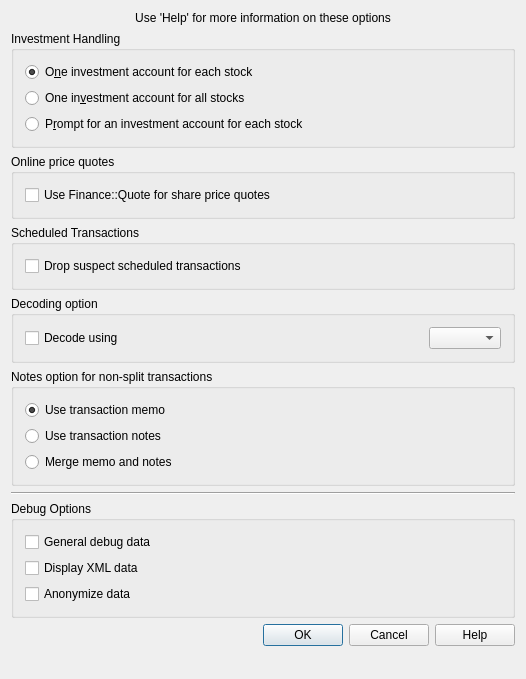
<?xml version="1.0" encoding="UTF-8"?>
<ui version="4.0">
 <class>KGncImportOptionsDlg</class>
 <widget class="QDialog" name="KGncImportOptionsDlg">
  <property name="geometry">
   <rect>
    <x>0</x>
    <y>0</y>
    <width>526</width>
    <height>679</height>
   </rect>
  </property>
  <property name="minimumSize">
   <size>
    <width>526</width>
    <height>679</height>
   </size>
  </property>
  <property name="windowTitle">
   <string>GnuCash Import Options</string>
  </property>
  <layout class="QVBoxLayout" name="verticalLayout_2">
   <item>
    <widget class="QLabel" name="textLabel1">
     <property name="text">
      <string>Use 'Help' for more information on these options</string>
     </property>
     <property name="alignment">
      <set>Qt::AlignCenter</set>
     </property>
     <property name="wordWrap">
      <bool>false</bool>
     </property>
    </widget>
   </item>
   <item>
    <widget class="QGroupBox" name="buttonInvestGroupBox">
     <property name="title">
      <string>Investment Handling</string>
     </property>
     <layout class="QVBoxLayout">
      <item>
       <widget class="QRadioButton" name="radioInvest1">
        <property name="text">
         <string>O&amp;ne investment account for each stock</string>
        </property>
        <property name="checked">
         <bool>true</bool>
        </property>
        <attribute name="buttonGroup">
         <string notr="true">buttonInvestGroup</string>
        </attribute>
       </widget>
      </item>
      <item>
       <widget class="QRadioButton" name="radioInvest2">
        <property name="text">
         <string>One in&amp;vestment account for all stocks</string>
        </property>
        <attribute name="buttonGroup">
         <string notr="true">buttonInvestGroup</string>
        </attribute>
       </widget>
      </item>
      <item>
       <widget class="QRadioButton" name="radioInvest3">
        <property name="text">
         <string>P&amp;rompt for an investment account for each stock</string>
        </property>
        <attribute name="buttonGroup">
         <string notr="true">buttonInvestGroup</string>
        </attribute>
       </widget>
      </item>
     </layout>
    </widget>
   </item>
   <item>
    <widget class="QGroupBox" name="buttonGroupBox5">
     <property name="title">
      <string>Online price quotes</string>
     </property>
     <layout class="QVBoxLayout">
      <item>
       <widget class="QCheckBox" name="checkFinanceQuote">
        <property name="text">
         <string>Use Finance::Quote for share price quotes</string>
        </property>
        <attribute name="buttonGroup">
         <string notr="true">buttonGroup5</string>
        </attribute>
       </widget>
      </item>
     </layout>
    </widget>
   </item>
   <item>
    <widget class="QGroupBox" name="buttonGroupBox2">
     <property name="title">
      <string>Scheduled Transactions</string>
     </property>
     <layout class="QVBoxLayout">
      <item>
       <widget class="QCheckBox" name="checkSchedules">
        <property name="text">
         <string>Drop suspect scheduled transactions</string>
        </property>
        <attribute name="buttonGroup">
         <string notr="true">buttonGroup2</string>
        </attribute>
       </widget>
      </item>
     </layout>
    </widget>
   </item>
   <item>
    <widget class="QGroupBox" name="buttonGroupBox4">
     <property name="title">
      <string>Decoding option</string>
     </property>
     <layout class="QVBoxLayout">
      <item>
       <layout class="QHBoxLayout">
        <property name="spacing">
         <number>0</number>
        </property>
        <property name="leftMargin">
         <number>0</number>
        </property>
        <property name="topMargin">
         <number>0</number>
        </property>
        <property name="rightMargin">
         <number>0</number>
        </property>
        <property name="bottomMargin">
         <number>0</number>
        </property>
        <item>
         <widget class="QCheckBox" name="checkDecode">
          <property name="text">
           <string>Decode using</string>
          </property>
          <attribute name="buttonGroup">
           <string notr="true">buttonGroup4</string>
          </attribute>
         </widget>
        </item>
        <item>
         <spacer name="spacer4">
          <property name="orientation">
           <enum>Qt::Horizontal</enum>
          </property>
          <property name="sizeType">
           <enum>QSizePolicy::Expanding</enum>
          </property>
          <property name="sizeHint" stdset="0">
           <size>
            <width>140</width>
            <height>20</height>
           </size>
          </property>
         </spacer>
        </item>
        <item>
         <widget class="KComboBox" name="comboDecode"/>
        </item>
       </layout>
      </item>
     </layout>
    </widget>
   </item>
   <item>
    <widget class="QGroupBox" name="buttonTxNotesGroupBox">
     <property name="title">
      <string>Notes option for non-split transactions</string>
     </property>
     <layout class="QVBoxLayout" name="verticalLayout">
      <item>
       <widget class="QRadioButton" name="radioTxNotes1">
        <property name="text">
         <string>Use transaction memo</string>
        </property>
        <property name="checked">
         <bool>true</bool>
        </property>
        <attribute name="buttonGroup">
         <string notr="true">buttonTxNotesGroup</string>
        </attribute>
       </widget>
      </item>
      <item>
       <widget class="QRadioButton" name="radioTxNotes2">
        <property name="text">
         <string>Use transaction notes</string>
        </property>
        <attribute name="buttonGroup">
         <string notr="true">buttonTxNotesGroup</string>
        </attribute>
       </widget>
      </item>
      <item>
       <widget class="QRadioButton" name="radioTxNotes3">
        <property name="text">
         <string>Merge memo and notes</string>
        </property>
        <attribute name="buttonGroup">
         <string notr="true">buttonTxNotesGroup</string>
        </attribute>
       </widget>
      </item>
     </layout>
    </widget>
   </item>
   <item>
    <widget class="Line" name="line1">
     <property name="frameShape">
      <enum>QFrame::HLine</enum>
     </property>
     <property name="frameShadow">
      <enum>QFrame::Sunken</enum>
     </property>
    </widget>
   </item>
   <item>
    <widget class="QGroupBox" name="buttonGroupBox3">
     <property name="title">
      <string>Debug Options</string>
     </property>
     <layout class="QVBoxLayout">
      <item>
       <widget class="QCheckBox" name="checkDebugGeneral">
        <property name="text">
         <string>General debug data</string>
        </property>
        <attribute name="buttonGroup">
         <string notr="true">buttonGroup3</string>
        </attribute>
       </widget>
      </item>
      <item>
       <widget class="QCheckBox" name="checkDebugXML">
        <property name="text">
         <string>Display XML data</string>
        </property>
        <attribute name="buttonGroup">
         <string notr="true">buttonGroup3</string>
        </attribute>
       </widget>
      </item>
      <item>
       <widget class="QCheckBox" name="checkAnonymize">
        <property name="text">
         <string>Anonymize data</string>
        </property>
        <attribute name="buttonGroup">
         <string notr="true">buttonGroup3</string>
        </attribute>
       </widget>
      </item>
     </layout>
    </widget>
   </item>
   <item>
    <widget class="QDialogButtonBox" name="buttonBox">
     <property name="standardButtons">
      <set>QDialogButtonBox::Cancel|QDialogButtonBox::Help|QDialogButtonBox::Ok</set>
     </property>
    </widget>
   </item>
   <item>
    <spacer name="verticalSpacer">
     <property name="orientation">
      <enum>Qt::Vertical</enum>
     </property>
     <property name="sizeHint" stdset="0">
      <size>
       <width>20</width>
       <height>25</height>
      </size>
     </property>
    </spacer>
   </item>
  </layout>
 </widget>
 <layoutdefault spacing="6" margin="11"/>
 <customwidgets>
  <customwidget>
   <class>KComboBox</class>
   <extends>QComboBox</extends>
   <header>kcombobox.h</header>
  </customwidget>
 </customwidgets>
 <resources/>
 <connections>
  <connection>
   <sender>buttonBox</sender>
   <signal>accepted()</signal>
   <receiver>KGncImportOptionsDlg</receiver>
   <slot>accept()</slot>
   <hints>
    <hint type="sourcelabel">
     <x>262</x>
     <y>599</y>
    </hint>
    <hint type="destinationlabel">
     <x>262</x>
     <y>339</y>
    </hint>
   </hints>
  </connection>
  <connection>
   <sender>buttonBox</sender>
   <signal>rejected()</signal>
   <receiver>KGncImportOptionsDlg</receiver>
   <slot>reject()</slot>
   <hints>
    <hint type="sourcelabel">
     <x>262</x>
     <y>599</y>
    </hint>
    <hint type="destinationlabel">
     <x>262</x>
     <y>339</y>
    </hint>
   </hints>
  </connection>
 </connections>
 <buttongroups>
  <buttongroup name="buttonGroup3"/>
  <buttongroup name="buttonGroup4"/>
  <buttongroup name="buttonGroup5"/>
  <buttongroup name="buttonGroup2"/>
  <buttongroup name="buttonGroup18"/>
  <buttongroup name="buttonInvestGroup"/>
  <buttongroup name="buttonTxNotesGroup"/>
 </buttongroups>
</ui>
